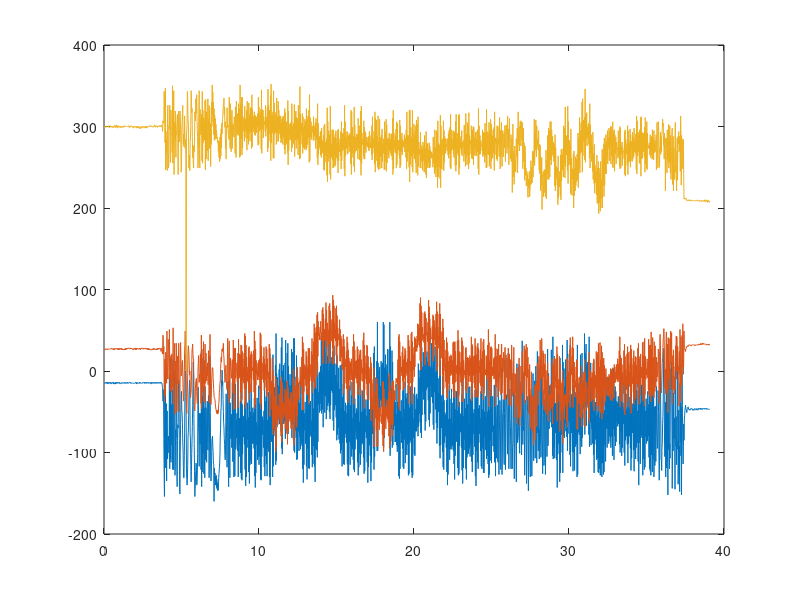

MATLAB code for this plot: (Note: this script raises an error after producing the figure.)

load  stillstand_mes -ASCII
load  different_positions_mes -ASCII
load yaw_90_deg_left_mes -ASCII
load ('june_22/yaw_90deg_motors_off1.mat', '-ASCII')
load ('june_22/yaw_90deg_motors_off2.mat', '-ASCII')
load ('june_22/yaw_90deg_motors_off3.mat', '-ASCII')
load ('june_22/yaw_90deg_motors_on1.mat', '-ASCII')
load ('june_22/yaw_90deg_motors_on2.mat', '-ASCII')
load ('june_22/random_tilt_motors_on.mat', '-ASCII')
load ('june_23/different_mes_motors_on.mat', '-ASCII')

%accseleration
steps=find(stillstand_mes(:,1))*0.02;
plot(steps,stillstand_mes(:,1),steps,stillstand_mes(:,2),steps,stillstand_mes(:,3))

%rotation rates
steps=find(stillstand_mes(:,1))*0.02;
plot(steps,stillstand_mes(:,4),steps,stillstand_mes(:,5),steps,stillstand_mes(:,6))

%maget field
steps=find(stillstand_mes(:,1))*0.02;
plot(steps,stillstand_mes(:,7),steps,stillstand_mes(:,8),steps,stillstand_mes(:,9))
#############################################

%%%%%%%%%%%%%%%%%%%%%%%%%%%
%accseleration
steps=find(different_positions_mes(:,1))*0.02;
plot(steps,different_positions_mes(:,1),steps,different_positions_mes(:,2),steps,different_positions_mes(:,3))

%rotation rates
steps=find(different_positions_mes(:,1))*0.02;
plot(steps,different_positions_mes(:,4),steps,different_positions_mes(:,5),steps,different_positions_mes(:,6))

%maget field
steps=find(different_positions_mes(:,1))*0.02;
plot(steps,different_positions_mes(:,7),steps,different_positions_mes(:,8),steps,different_positions_mes(:,9))
##############################################


%%%%%%%%%%%%%%%%%%%%%%%%%%%
%accseleration
steps=find(yaw_90_deg_left_mes(:,1))*0.02;
plot(steps,yaw_90_deg_left_mes(:,1),steps,yaw_90_deg_left_mes(:,2),steps,yaw_90_deg_left_mes(:,3))

%rotation rates
steps=find(yaw_90_deg_left_mes(:,1))*0.02;
plot(steps,yaw_90_deg_left_mes(:,4),steps,yaw_90_deg_left_mes(:,5),steps,yaw_90_deg_left_mes(:,6))

%maget field
steps=find(yaw_90_deg_left_mes(:,1))*0.02;
plot(steps,yaw_90_deg_left_mes(:,7),steps,yaw_90_deg_left_mes(:,8),steps,yaw_90_deg_left_mes(:,9))
################################################


################################################
%Jun2_22
################################################
%%%%%%%%%%%%%%%%%%%%%%%%%%%
%accseleration
steps=find(yaw_90deg_motors_off1(:,1))*0.02;
plot(steps,yaw_90deg_motors_off1(:,1),steps,yaw_90deg_motors_off1(:,2),steps,yaw_90deg_motors_off1(:,3))

%rotation rates
steps=find(yaw_90deg_motors_off1(:,1))*0.02;
plot(steps,yaw_90deg_motors_off1(:,4),steps,yaw_90deg_motors_off1(:,5),steps,yaw_90deg_motors_off1(:,6))

%maget field
steps=find(yaw_90deg_motors_off1(:,1))*0.02;
plot(steps,yaw_90deg_motors_off1(:,7),steps,yaw_90deg_motors_off1(:,8),steps,yaw_90deg_motors_off1(:,9))
################################################


%%%%%%%%%%%%%%%%%%%%%%%%%%%
%accseleration
steps=find(yaw_90deg_motors_off2(:,1))*0.02;
plot(steps,yaw_90deg_motors_off2(:,1),steps,yaw_90deg_motors_off2(:,2),steps,yaw_90deg_motors_off2(:,3))

%rotation rates
steps=find(yaw_90deg_motors_off2(:,1));%*0.02;
plot(steps,yaw_90deg_motors_off2(:,4),steps,yaw_90deg_motors_off2(:,5),steps,yaw_90deg_motors_off2(:,6))

%maget field
steps=find(yaw_90deg_motors_off2(:,1))*0.02;
plot(steps,yaw_90deg_motors_off2(:,7),steps,yaw_90deg_motors_off2(:,8),steps,yaw_90deg_motors_off2(:,9))
################################################


%%%%%%%%%%%%%%%%%%%%%%%%%%%
%accseleration
steps=find(yaw_90deg_motors_off3(:,1))*0.02;
plot(steps,yaw_90deg_motors_off3(:,1),steps,yaw_90deg_motors_off3(:,2),steps,yaw_90deg_motors_off3(:,3))

%rotation rates
steps=find(yaw_90deg_motors_off3(:,1));%*0.02;
plot(steps,yaw_90deg_motors_off3(:,4),steps,yaw_90deg_motors_off3(:,5),steps,yaw_90deg_motors_off3(:,6))

%maget field
steps=find(yaw_90deg_motors_off3(:,1))*0.02;
plot(steps,yaw_90deg_motors_off3(:,7),steps,yaw_90deg_motors_off3(:,8),steps,yaw_90deg_motors_off3(:,9))
################################################


%%%%%%%%%%%%%%%%%%%%%%%%%%%
%accseleration
steps=find(yaw_90deg_motors_on1(:,1))*0.02;
plot(steps,yaw_90deg_motors_on1(:,1),steps,yaw_90deg_motors_on1(:,2),steps,yaw_90deg_motors_on1(:,3))

%rotation rates
steps=find(yaw_90deg_motors_on1(:,1));%*0.02;
plot(steps,yaw_90deg_motors_on1(:,4),steps,yaw_90deg_motors_on1(:,5),steps,yaw_90deg_motors_on1(:,6))

%maget field
steps=find(yaw_90deg_motors_on1(:,1))*0.02;
plot(steps,yaw_90deg_motors_on1(:,7),steps,yaw_90deg_motors_on1(:,8),steps,yaw_90deg_motors_on1(:,9))
################################################


%%%%%%%%%%%%%%%%%%%%%%%%%%%
%accseleration
steps=find(yaw_90deg_motors_on2(:,1))*0.02;
plot(steps,yaw_90deg_motors_on2(:,1),steps,yaw_90deg_motors_on2(:,2),steps,yaw_90deg_motors_on2(:,3))

%rotation rates
steps=find(yaw_90deg_motors_on2(:,1));%*0.02;
plot(steps,yaw_90deg_motors_on2(:,4),steps,yaw_90deg_motors_on2(:,5),steps,yaw_90deg_motors_on2(:,6))

%maget field
steps=find(yaw_90deg_motors_on2(:,1))*0.02;
plot(steps,yaw_90deg_motors_on2(:,7),steps,yaw_90deg_motors_on2(:,8),steps,yaw_90deg_motors_on2(:,9))
################################################


%%%%%%%%%%%%%%%%%%%%%%%%%%%
%accseleration
steps=find(random_tilt_motors_on(:,1))*0.02;
plot(steps,random_tilt_motors_on(:,1),steps,random_tilt_motors_on(:,2),steps,random_tilt_motors_on(:,3))

%rotation rates
steps=find(random_tilt_motors_on(:,1));%*0.02;
plot(steps,random_tilt_motors_on(:,4),steps,random_tilt_motors_on(:,5),steps,random_tilt_motors_on(:,6))

%maget field
steps=find(random_tilt_motors_on(:,1))*0.02;
plot(steps,random_tilt_motors_on(:,7),steps,random_tilt_motors_on(:,8),steps,random_tilt_motors_on(:,9))
################################################


%%%%%%%%%%%%%%%%%%%%%%%%%%%
%accseleration
steps=find(different_mes_motors_on(:,1))*0.02;
plot(steps,different_mes_motors_on(:,1),steps,different_mes_motors_on(:,2),steps,different_mes_motors_on(:,3))

%rotation rates
steps=find(different_mes_motors_on(:,1));%*0.02;
plot(steps,different_mes_motors_on(:,4),steps,different_mes_motors_on(:,5),steps,different_mes_motors_on(:,6))

%maget field
steps=find(different_mes_motors_on(:,1))*0.02;
plot(steps,different_mes_motors_on(:,7),steps,different_mes_motors_on(:,8),steps,different_mes_motors_on(:,9))
################################################








%accseleration
mean(stillstand_mes(:,1));
mean(stillstand_mes(:,2));
mean(stillstand_mes(:,3));

steps=find(stillstand_mes(:,1))*0.02;
plot(steps,stillstand_mean(:,1),steps,stillstand_mean(:,2),steps,stillstand_mean(:,3))

%gyro bias values
mean(stillstand_mes(:,4));
mean(stillstand_mes(:,5));
mean(stillstand_mes(:,6));
